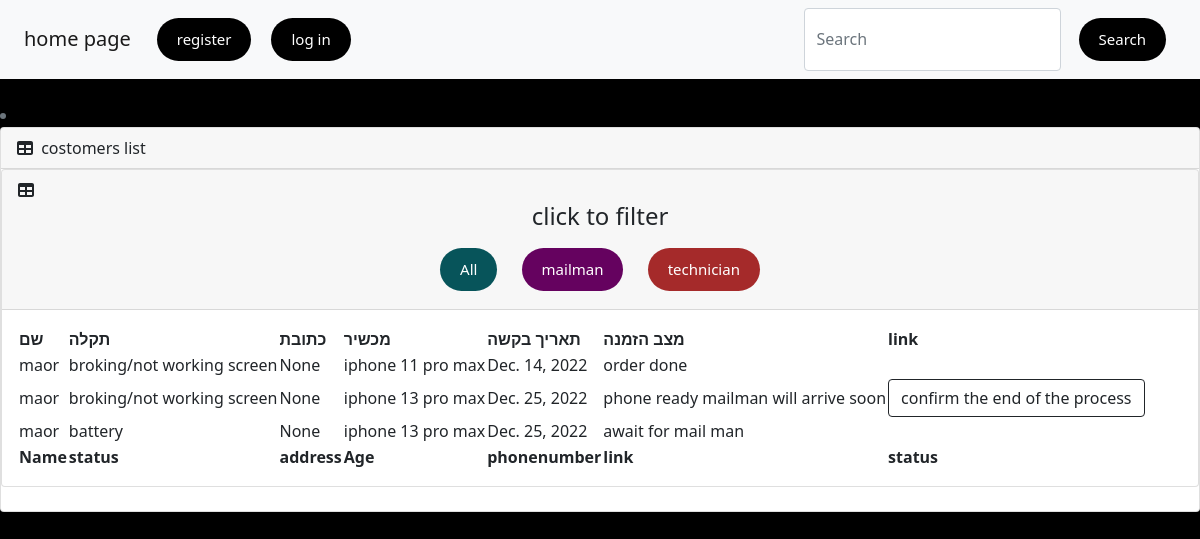
The app's page /userprofile/1 with its own data.
### instruments/models.py (models this page shows, shortened)
class Malfunction(models.Model):
   class StatusType(models.IntegerChoices):
        await_for_mail_man = 1, "await for mail man"
        in_process = 2, "in process"
        phone_ready_for_delivery = 3, 'phone ready for delivery'
        phone_ready_mailman_will_arrive_soon = 4, 'phone ready mailman will arrive soon'
        order_done = 5, 'order done'
   phone= models.ForeignKey(Phone,on_delete=models.CASCADE)
   Malfunction_type= models.ForeignKey(Malfunction_type,on_delete=models.CASCADE)
   user= models.ForeignKey(User,on_delete=models.CASCADE)
   status = models.PositiveIntegerField(null= True, choices=StatusType.choices)
   request_date = models.DateField(auto_now_add=True)

class Malfunction_type(models.Model):
   Malfunction = models.CharField(max_length=100)

class Phone(models.Model):
   type= models.ForeignKey(Phonetype,on_delete=models.CASCADE)
   device = models.CharField(max_length=100, null=False)

### user/models.py (models this page shows, shortened)
class User(AbstractUser):
    class RoleType2(models.IntegerChoices):
        Mail_Man = 1, "Mail_Man"
        Technician = 2, "Technician"
        Admin = 3, 'Admin'
    age = models.IntegerField(null= True, blank = True )
    City = models.CharField(max_length=100,null= True, blank = True)
    Full_address = models.CharField(max_length=100,null= True, blank = True)
    Postal_Code = models.IntegerField(null= True, blank = True)
    Phonenumber = models.PositiveIntegerField(null= True, blank = True)
    Role = models.PositiveIntegerField(null= True, choices=RoleType2.choices)

### user/views.py (the view)
# urls.py: path('<ud>', views.orderstatus, name="orderstatus"),
def orderstatus(request,ud):
    data = Malfunction.objects.filter(user_id = ud )
    context ={
    'customers': data,
    'action' : 'user'
    }
    return render (request,'firsttable.html',context )

### transport/templates/firsttable.html (shortened to what this page needs)
{% extends "base.html" %}
{% load static %}
{% block content %}
    <head>
        <link href="https://cdn.jsdelivr.net/npm/simple-datatables@latest/dist/style.css" rel="stylesheet" />
        <link href="{%static 'css/styles.css'%}" rel="stylesheet" />
    </head>
                            <li class="breadcrumb-item active"></li>
                        <div class="card mb-4">
                            <div class="card-header">
                                <i class="fas fa-table me-1"></i>
                                costomers list
                            </div>
                            <div class="card mb-4">
                                <div class="card-header">
                                    <i class="fas fa-table me-1"></i>
                                    <div style="text-align: center;">
                                        <h4> click to filter</h4>
                                        <a href="{% url 'transport:mainpage' %}" class="mybutton" style="background-color: rgb(7, 84, 90);">All</a>
                                        <a href="{% url 'transport:mailman' %}" class="mybutton" style="background-color: rgb(101, 2, 95);">mailman</a>
                                        <a href="{% url 'transport:technician' %}" class="mybutton" style="background-color: brown;">technician</a>
                                    </div>
                                </div>
                            <div class="card-body">
                                <table id="datatablesSimple">
                                    <thead>
                                        <tr>
                                            <th>שם</th>
                                            <th>תקלה</th>
                                            <th>כתובת</th>
                                            <th>מכשיר</th>
                                            <th>תאריך בקשה</th>
                                            <th>מצב הזמנה</th>
                                            <th>link</th>
                                        </tr>
                                    </thead>
                                    <tfoot>
                                        <tr>
                                            <th>Name</th>
                                            <th>status</th>
                                            <th>address</th>
                                            <th>Age</th>
                                            <th>phonenumber</th>
                                            <th>link</th>
                                            <th>status</th>
                                        </tr>
                                    </tfoot>
                                    <tbody>
                                    {%if user.Role == 1 or user.Role == 2 or user.Role == 3 or action == 'user' %}
                                        {%for costomer in customers%}
                                        <tr>
                                            <td>{{costomer.user.username}}
                                            </td>
                                            <td>{{costomer.Malfunction_type.Malfunction}}</td>
                                            <td>{{costomer.user.Full_address}}</td>
                                            <td>{{costomer.phone.device}}</td>
                                            <td>{{costomer.request_date}}</td>
                                            <td>{{costomer.get_status_display}}</td>
                                            {% if user.Role == 1 and costomer.status == 1 or user.Role == 3 and costomer.status == 1  or user.Role == 3 and costomer.status == 3 or user.Role == 1 and costomer.status == 3%}
                                                <td><a href="/transport/{{costomer.user_id}},{{costomer.id}},{{costomer.status}}" class="mybutton" style="background-color: rgb(101, 2, 95);"> choose</a></td>
                                            {% else %}
                                            {% if user.Role == 2 and costomer.status == 2 or user.Role == 3 and costomer.status == 2 %}
                                                <td><a href="/transport/{{costomer.user_id}},{{costomer.id}},{{costomer.status}}" class="mybutton" style="background-color: brown;">choose</a></td>
                                            {% else %}
                                            {% if  action == 'user' and costomer.status == 4 %}
                                                <td><a href="/transport/{{costomer.user_id}},{{costomer.id}},{{costomer.status}}" button type="submit" class="btn btn-outline-dark"> confirm the end of the process</a></td>
                                            {% else %}
                                                <td></td>
                                            {% endif %}
                                            {% endif %}
                                            {% endif %}
                                        </tr>
                                        {% endfor %}
                                    {%else%}
                                        <h1> Staff memebers only </h1>
                                    {% endif %}
                                    </tbody>
                                </table>
                            </div>
                        </div>
                    </div>
    </body>
    {% endblock%}

### templates/base.html (style rules this page uses)
.mybutton { display: inline-block; background: #000; color: #fff; border: none; padding: 10px 20px; margin: 10px; border-radius: 30px; cursor: pointer; text-decoration: none; font-size: 15px; font-family: inherit; }

### records on screen
Malfunction: user.username "maor", Malfunction_type.Malfunction "broking/not working screen", user.Full_address "None", phone.device "iphone 11 pro max", request_date "Dec. 14, 2022", status "order done"
Malfunction: user.username "maor", Malfunction_type.Malfunction "broking/not working screen", user.Full_address "None", phone.device "iphone 13 pro max", request_date "Dec. 25, 2022", status "phone ready mailman will arrive soon"
Malfunction: user.username "maor", Malfunction_type.Malfunction "battery", user.Full_address "None", phone.device "iphone 13 pro max", request_date "Dec. 25, 2022", status "await for mail man"
